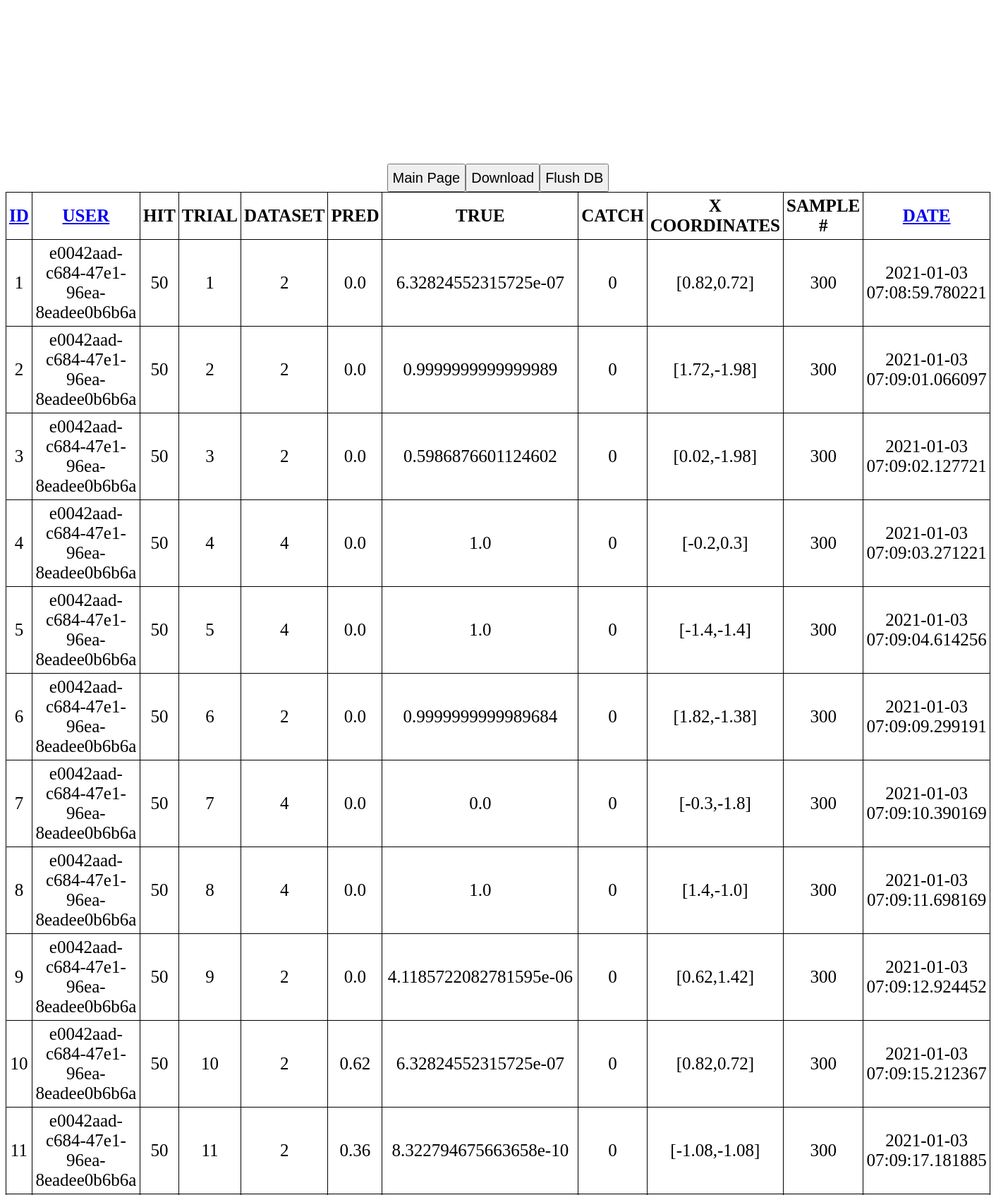
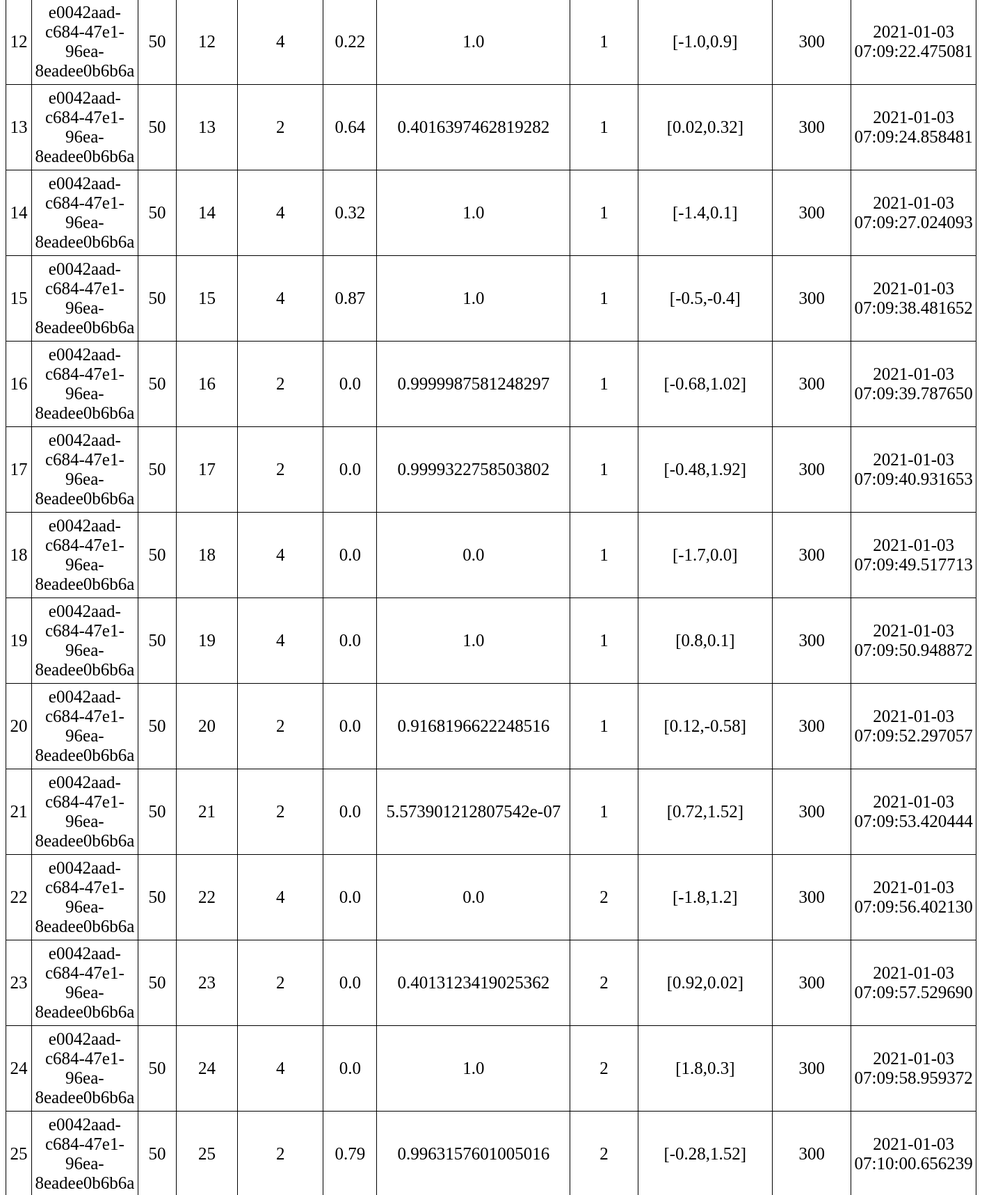
The app's page /read (upper part) with its own data (2 pictures, top to bottom).
### main.py (models this page shows, shortened)
class Todo(db.Model):
    __tablename__ = 'testdb'
    id = db.Column(db.Integer, primary_key=True)
    user = db.Column(db.String(200), default=str(uuid.uuid4()))
    hit = db.Column(db.Integer, default=999)
    trial = db.Column(db.Integer, nullable=False, default=999)
    mtype = db.Column(db.Integer, nullable=False, default=999) #limit # of string
    est = db.Column(db.Float, default=999.)
    real = db.Column(db.Float, default=999.)
    score = db.Column(db.Integer, default=999.)
    date_created = db.Column(db.DateTime, default=datetime.utcnow)
    x = db.Column(db.String, default="999")
    sampleN = db.Column(db.Integer, default=999)

### main.py (the view)
@app.route('/read')
def read():
    tasks = Todo.query.order_by(Todo.user).all()
    return render_template('error.html', tasks=tasks[-1000:])

### main.py (called while the page is built)
@app.after_request
def add_header(response):
    response.cache_control.no_store = True
    response.cache_control.max_age = 0
    response.headers['Cache-Control'] = 'no-store, no-cache, must-revalidate, post-check=0, pre-check=0, max-age=0'
    response.headers['Pragma'] = 'no-cache'
    response.headers['Expires'] = '-1'
    return response

### templates/error.html (shortened to what this page needs)
{% extends 'base.html' %}
{% block body %}
<br><br><br><br><br><br><br><br>
<center>
<table id=report>
    <tr>
        <th><a href="{{url_for('readbyID')}}">ID</a></th>
        <th><a href="{{url_for('read')}}">USER</a></th>
        <th>HIT</th>
        <th>TRIAL</th>
        <th>DATASET</th>
        <th>PRED</th>
        <th>TRUE</th>
        <th>CATCH</th>
        <th>X COORDINATES</th>
        <th>SAMPLE #</th>
        <th><a href="{{url_for('readbyDate')}}">DATE</a></th>
    </tr>
    {% for task in tasks %}
        <tr>
            <td>{{ task.id }}</td>
            <td>{{ task.user }}</td>
            <td>{{ task.hit }}</td>
            <td>{{ task.trial }}</td>
            <td>{{ task.mtype }}</td>
            <td>{{ task.est }}</td>
            <td>{{ task.real }}</td>
            <td>{{ task.score }}</td>
            <td>{{ task.x }}</td>
            <td>{{ task.sampleN }}</td>
            <td>{{ task.date_created }}</td>
        </tr>
    {% endfor %}
<form action='/'>
    <input type="submit" value="Main Page" id="next">
</form>
<form action="/download" enctype="multipart/form-data" method="post">
    <a href="{{ url_for('downloadFile', filename='test.db') }}"><input type="submit" value="Download"></a>
</form>
<form action="/empty">
    <input type="submit" value="Flush DB">
</form>
</center>
{% endblock %}

### templates/base.html (shortened to what this page needs)
<!DOCTYPE html>
<html lang="en">
<head>
</head>
<body>
    {% block body %}{% endblock %}
</body>
</html>

### templates/base.html (style rules this page uses)
#report { border: 0px solid #000000; text-align: center; border-collapse: collapse; }
#report td, th { border: 1px solid #000000; padding: 5px 4px; }
input[type=submit] { height: 2em; font-size: 20px; }
body { font-size: 25px; }

### records on screen
Todo: id "1", user "e0042aad-c684-47e1-96ea-8eadee0b6b6a", hit "50", trial "1", mtype "2", est "0.0", real "6.32824552315725e-07", score "0", x "[0.82,0.72]", sampleN "300", date_created "2021-01-03 07:08:59.780221"
Todo: id "2", user "e0042aad-c684-47e1-96ea-8eadee0b6b6a", hit "50", trial "2", mtype "2", est "0.0", real "0.9999999999999989", score "0", x "[1.72,-1.98]", sampleN "300", date_created "2021-01-03 07:09:01.066097"
Todo: id "3", user "e0042aad-c684-47e1-96ea-8eadee0b6b6a", hit "50", trial "3", mtype "2", est "0.0", real "0.5986876601124602", score "0", x "[0.02,-1.98]", sampleN "300", date_created "2021-01-03 07:09:02.127721"
Todo: id "4", user "e0042aad-c684-47e1-96ea-8eadee0b6b6a", hit "50", trial "4", mtype "4", est "0.0", real "1.0", score "0", x "[-0.2,0.3]", sampleN "300", date_created "2021-01-03 07:09:03.271221"
Todo: id "5", user "e0042aad-c684-47e1-96ea-8eadee0b6b6a", hit "50", trial "5", mtype "4", est "0.0", real "1.0", score "0", x "[-1.4,-1.4]", sampleN "300", date_created "2021-01-03 07:09:04.614256"
Todo: id "6", user "e0042aad-c684-47e1-96ea-8eadee0b6b6a", hit "50", trial "6", mtype "2", est "0.0", real "0.9999999999989684", score "0", x "[1.82,-1.38]", sampleN "300", date_created "2021-01-03 07:09:09.299191"
Todo: id "7", user "e0042aad-c684-47e1-96ea-8eadee0b6b6a", hit "50", trial "7", mtype "4", est "0.0", real "0.0", score "0", x "[-0.3,-1.8]", sampleN "300", date_created "2021-01-03 07:09:10.390169"
Todo: id "8", user "e0042aad-c684-47e1-96ea-8eadee0b6b6a", hit "50", trial "8", mtype "4", est "0.0", real "1.0", score "0", x "[1.4,-1.0]", sampleN "300", date_created "2021-01-03 07:09:11.698169"
Todo: id "9", user "e0042aad-c684-47e1-96ea-8eadee0b6b6a", hit "50", trial "9", mtype "2", est "0.0", real "4.1185722082781595e-06", score "0", x "[0.62,1.42]", sampleN "300", date_created "2021-01-03 07:09:12.924452"
Todo: id "10", user "e0042aad-c684-47e1-96ea-8eadee0b6b6a", hit "50", trial "10", mtype "2", est "0.62", real "6.32824552315725e-07", score "0", x "[0.82,0.72]", sampleN "300", date_created "2021-01-03 07:09:15.212367"
Todo: id "11", user "e0042aad-c684-47e1-96ea-8eadee0b6b6a", hit "50", trial "11", mtype "2", est "0.36", real "8.322794675663658e-10", score "0", x "[-1.08,-1.08]", sampleN "300", date_created "2021-01-03 07:09:17.181885"
Todo: id "12", user "e0042aad-c684-47e1-96ea-8eadee0b6b6a", hit "50", trial "12", mtype "4", est "0.22", real "1.0", score "1", x "[-1.0,0.9]", sampleN "300", date_created "2021-01-03 07:09:22.475081"
Todo: id "13", user "e0042aad-c684-47e1-96ea-8eadee0b6b6a", hit "50", trial "13", mtype "2", est "0.64", real "0.4016397462819282", score "1", x "[0.02,0.32]", sampleN "300", date_created "2021-01-03 07:09:24.858481"
Todo: id "14", user "e0042aad-c684-47e1-96ea-8eadee0b6b6a", hit "50", trial "14", mtype "4", est "0.32", real "1.0", score "1", x "[-1.4,0.1]", sampleN "300", date_created "2021-01-03 07:09:27.024093"
Todo: id "15", user "e0042aad-c684-47e1-96ea-8eadee0b6b6a", hit "50", trial "15", mtype "4", est "0.87", real "1.0", score "1", x "[-0.5,-0.4]", sampleN "300", date_created "2021-01-03 07:09:38.481652"
Todo: id "16", user "e0042aad-c684-47e1-96ea-8eadee0b6b6a", hit "50", trial "16", mtype "2", est "0.0", real "0.9999987581248297", score "1", x "[-0.68,1.02]", sampleN "300", date_created "2021-01-03 07:09:39.787650"
Todo: id "17", user "e0042aad-c684-47e1-96ea-8eadee0b6b6a", hit "50", trial "17", mtype "2", est "0.0", real "0.9999322758503802", score "1", x "[-0.48,1.92]", sampleN "300", date_created "2021-01-03 07:09:40.931653"
Todo: id "18", user "e0042aad-c684-47e1-96ea-8eadee0b6b6a", hit "50", trial "18", mtype "4", est "0.0", real "0.0", score "1", x "[-1.7,0.0]", sampleN "300", date_created "2021-01-03 07:09:49.517713"
Todo: id "19", user "e0042aad-c684-47e1-96ea-8eadee0b6b6a", hit "50", trial "19", mtype "4", est "0.0", real "1.0", score "1", x "[0.8,0.1]", sampleN "300", date_created "2021-01-03 07:09:50.948872"
Todo: id "20", user "e0042aad-c684-47e1-96ea-8eadee0b6b6a", hit "50", trial "20", mtype "2", est "0.0", real "0.9168196622248516", score "1", x "[0.12,-0.58]", sampleN "300", date_created "2021-01-03 07:09:52.297057"
Todo: id "21", user "e0042aad-c684-47e1-96ea-8eadee0b6b6a", hit "50", trial "21", mtype "2", est "0.0", real "5.573901212807542e-07", score "1", x "[0.72,1.52]", sampleN "300", date_created "2021-01-03 07:09:53.420444"
Todo: id "22", user "e0042aad-c684-47e1-96ea-8eadee0b6b6a", hit "50", trial "22", mtype "4", est "0.0", real "0.0", score "2", x "[-1.8,1.2]", sampleN "300", date_created "2021-01-03 07:09:56.402130"
Todo: id "23", user "e0042aad-c684-47e1-96ea-8eadee0b6b6a", hit "50", trial "23", mtype "2", est "0.0", real "0.4013123419025362", score "2", x "[0.92,0.02]", sampleN "300", date_created "2021-01-03 07:09:57.529690"
Todo: id "24", user "e0042aad-c684-47e1-96ea-8eadee0b6b6a", hit "50", trial "24", mtype "4", est "0.0", real "1.0", score "2", x "[1.8,0.3]", sampleN "300", date_created "2021-01-03 07:09:58.959372"
Todo: id "25", user "e0042aad-c684-47e1-96ea-8eadee0b6b6a", hit "50", trial "25", mtype "2", est "0.79", real "0.9963157601005016", score "2", x "[-0.28,1.52]", sampleN "300", date_created "2021-01-03 07:10:00.656239"
